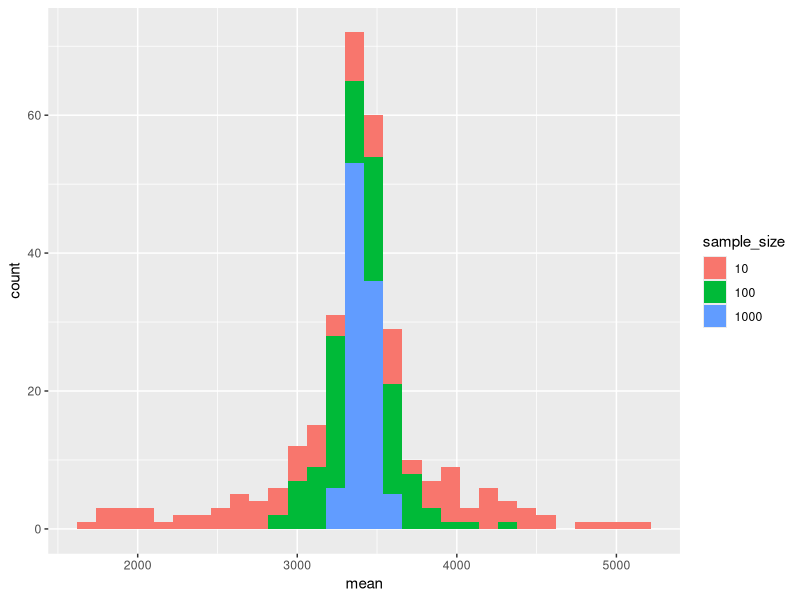
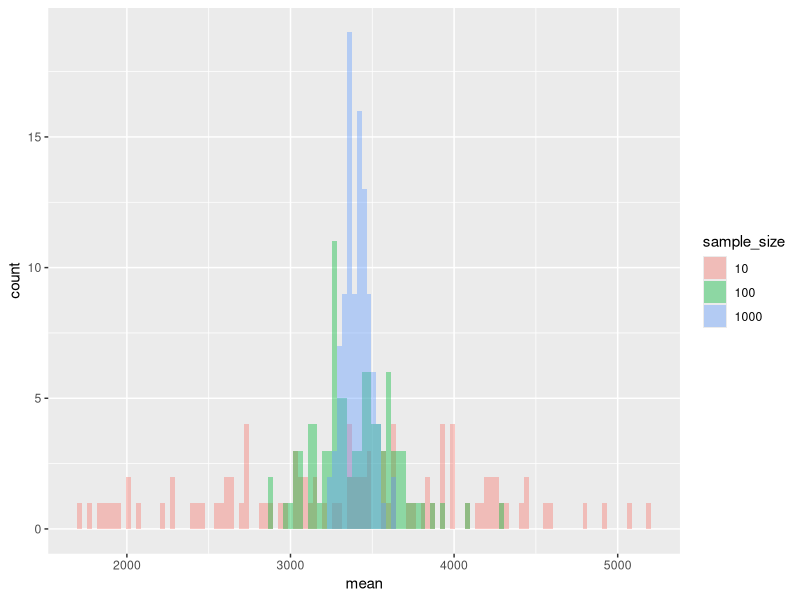
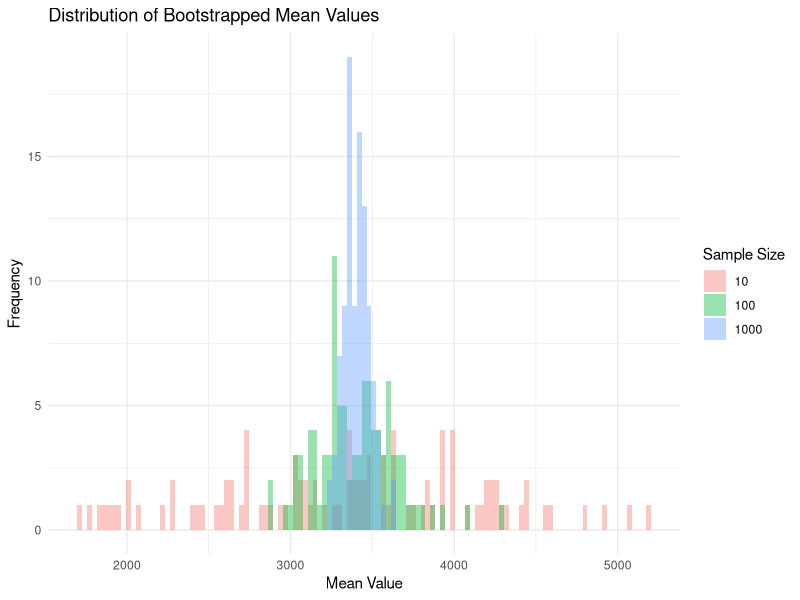

Generate these figures, in order, with R:
## ---- chunk 1
knitr::opts_chunk$set(echo=T, eval=T)
options(tinytex.verbose = TRUE)
suppressMessages(library(dplyr))
## ---- chunk 2
for (i in 1:5) {
  print(i)
}
## ---- chunk 3
for (banana in 1:5) {
  print(banana)
}


## ---- chunk 4
for (i in 6:10) {
  print(i)
}
## ---- chunk 5
numbers <- c(4, 22, 6, 13, 19, 2, 11)
sum <- 0
for(num in numbers) {
  sum <- sum + num
}
mean <- sum / length(numbers)
print(mean)

## ---- chunk 6
#First create the vector days as show above

#now write a for loop that adds "day" to each of the elements and print each one as you go

days<-c("Mon", "Tues", "Wednes", "Thurs", "Fri", "Satur", "Sun")

for (day in days){
 print(paste(day, "day", sep = ""))   
        
}


## ---- chunk 7
x <- 2
while (x < 16) {
  print(x)
  x <- x * 2
}

## ---- chunk 8
x <- 1
while (x <= 100) {
  print(x)
  x <- x * 2
}
## ---- chunk 9
#your code here
number <- 91
divisor <- 2
while (number %% divisor != 0) {
  divisor <- divisor + 1
}
print(divisor)


## ---- chunk 10
coin_toss<-c("heads", "tails")

sample(coin_toss<-c("heads", "tails"), 10, replace = TRUE)


## ---- chunk 11
all_tosses <- c()

for (i in 1:10) {
  all_tosses[i] <- sample(c("Heads", "Tails"), 1)
}
## ---- chunk 12

all_tosses <- c()

for (i in 1:10) {
  all_tosses[i] <- sample(c("Heads", "Tails"), 1, prob = c(0.6, 0.4))
}


## ---- chunk 13
all_tosses <- c()

for (i in 1:100) {
  all_tosses[i] <- sample(c("Heads", "Tails"), 1)
}



all_tosses_weighted <- c()

for (i in 1:100) {
  all_tosses_weighted[i] <- sample(c("Heads", "Tails"), 1,  prob = c(0.6, 0.4))
}




toss_counts <- table(all_tosses)
print(toss_counts)


weighted_counts<-table(all_tosses_weighted)
print(weighted_counts)
## ---- chunk 14
library(readr)
library(dplyr)
human_genes <- read_csv("human_genes.csv") 
human_genes<-human_genes %>% select(name, size)

## ---- chunk 15
human_genes_summ <- human_genes %>%
  summarise(
    MeanLength = mean(size),
    MedianLength = median(size),
    SDLength = sd(size)
)
## ---- chunk 16
mean10<-mean(sample(human_genes$size, 10, replace = TRUE))
mean100<-mean(sample(human_genes$size, 100, replace = TRUE))
mean1000<-mean(sample(human_genes$size, 1000, replace = TRUE))
#
## ---- chunk 17
abs(c(mean10, mean100, mean1000)-human_genes_summ$MeanLength) #abs is equivalent to |x|
#
## ---- chunk 18
human_genes2<-human_genes %>% filter(size<=15000) #filter long genes out
human_genes_summ_v2 <- human_genes2 %>% #get summaries for the pop
  summarise(
    MeanLength = mean(size),
    MedianLength = median(size),
    SDLength = sd(size),
)
#get the three smaples
mean10_v2<-mean(sample(human_genes2$size, 10, replace = TRUE))
mean100_v2<-mean(sample(human_genes2$size, 100, replace = TRUE))
mean1000_v2<-mean(sample(human_genes2$size, 1000, replace = TRUE))
abs(c(mean10_v2, mean100_v2, mean1000_v2)-human_genes_summ_v2$MeanLength) #dabs is equivalent to |x|

## ---- chunk 19
mean_values_10 <- numeric(100)
mean_values_100 <- numeric(100)
mean_values_1000 <- numeric(100)



## ---- chunk 20
#I will use human_genes2 from now on
for (i in 1:100) {
  mean_values_10[i] <- mean(sample(human_genes2$size, 10, replace = TRUE))
  mean_values_100[i] <- mean(sample(human_genes2$size, 100, replace = TRUE))
  mean_values_1000[i] <- mean(sample(human_genes2$size, 1000, replace = TRUE))
}




## ---- chunk 21
mean_data <- data.frame(
  mean = c(mean_values_10, mean_values_100, mean_values_1000),
sample_size = factor(rep(c(10, 100, 1000), each = 100)))

## ---- chunk 22
library(ggplot2)
plot<-ggplot(mean_data, 
             aes(x = mean, fill = sample_size)) + 
             geom_histogram()
print(plot)



## ---- chunk 23
plot <- ggplot(mean_data, 
               aes(x = mean, fill = sample_size)) +
               geom_histogram(position="identity", alpha=0.4, binwidth=30)
print(plot)


## ---- chunk 24
library(ggplot2)
plot<- ggplot(mean_data, aes(x = mean, fill = sample_size)) +
  geom_histogram(position="identity", alpha=0.4, binwidth=30) +
  labs(x = "Mean Value", 
       y = "Frequency", 
       title = "Distribution of Bootstrapped Mean Values",
       fill = "Sample Size") +
  theme_minimal()

print(plot)
